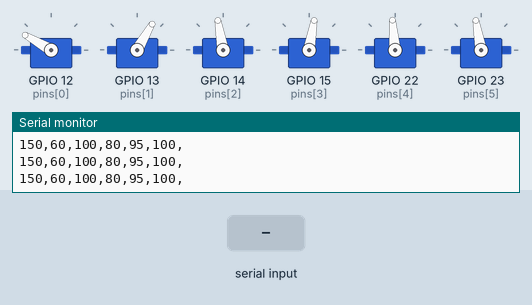
This sketch was run on a simulated ESP32. On the bench: 6 × servo, the last lines printed to the serial monitor. Inputs (shaded band) come from the test bench.

Above: at 3.8 s.
3.9 s: "90,45\n" received over Serial
At 5.0 s:
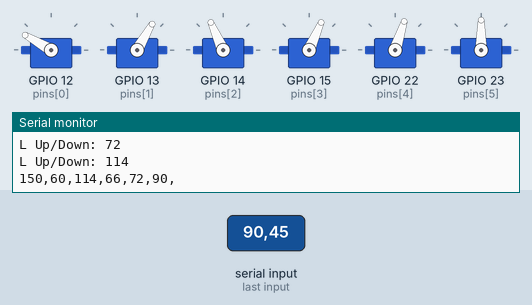
7.2 s: "30,150\n" received over Serial
At 10.1 s:
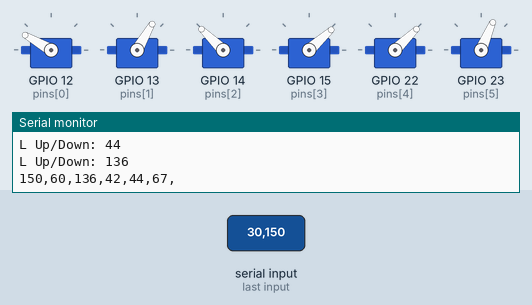
11.1 s: "5\n" received over Serial
At 13.1 s:
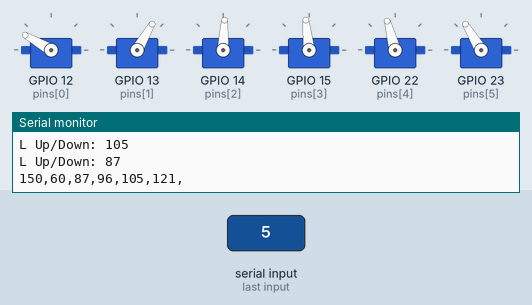
14.6 s: "200\n" received over Serial
At 17.8 s:
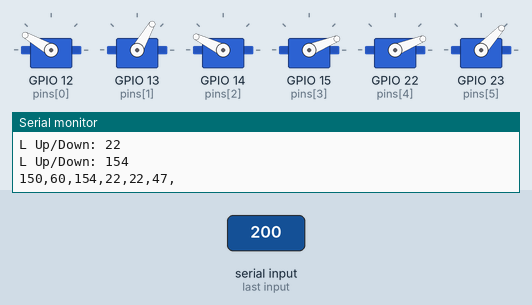
18.1 s: "90\n" received over Serial
At 20.7 s:
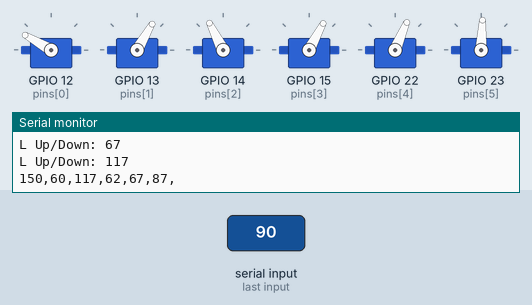
Timing chart, 0 to 21.7 s (numbered marks = the images above; inputs shaded):
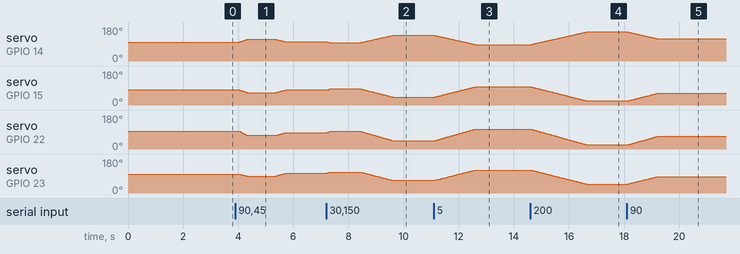

Measured:
- after the input at 3.9 s, servo on GPIO 14 (pins[2]): rises from 100° to 114° in 0.27 s, then falls to 101° in 1.4 s
- after the input at 7.2 s, servo on GPIO 15 (pins[3]): rises from 80° to 86° in 0.12 s, then falls to 42° in 2.2 s; servo on GPIO 22 (pins[4]): rises from 87° to 94° in 0.12 s, then falls to 44° in 2.2 s; servo on GPIO 23 (pins[5]): rises from 105° to 111° in 0.12 s, then falls to 67° in 2.2 s
- after the input at 11.1 s, servo on GPIO 14 (pins[2]): moves from 136° to 87° over 1.5 s, starting at once; servo on GPIO 15 (pins[3]): moves from 42° to 96° over 1.5 s, starting at once; servo on GPIO 22 (pins[4]): moves from 44° to 105° over 1.5 s, starting at once; servo on GPIO 23 (pins[5]): moves from 67° to 121° over 1.5 s, starting at once
- after the input at 14.6 s, servo on GPIO 14 (pins[2]): moves from 87° to 154° over 2.0 s, starting at once; servo on GPIO 15 (pins[3]): moves from 96° to 22° over 2.0 s, starting at once; servo on GPIO 22 (pins[4]): moves from 105° to 22° over 2.0 s, starting at once; servo on GPIO 23 (pins[5]): moves from 121° to 47° over 2.0 s, starting at once
- after the input at 18.1 s, servo on GPIO 14 (pins[2]): moves from 154° to 117° over 1.1 s, starting at once; servo on GPIO 15 (pins[3]): moves from 22° to 62° over 1.1 s, starting at once; servo on GPIO 22 (pins[4]): moves from 22° to 67° over 1.1 s, starting at once; servo on GPIO 23 (pins[5]): moves from 47° to 87° over 1.1 s, starting at once

The sketch:

servoControl.ino
```cpp
#include <ESP32Servo.h>
#include <analogWrite.h>
#include <ESP32PWM.h>

Servo upperEyelid1;
Servo lowerEyelid2;
Servo rightUD3;
Servo rightLR4;
Servo leftUD5;
Servo leftLR6;

// U Eyelid, L Eylid, Right up/down, Right left/right, Left up/down, Left left/right
Servo servos[6] = {upperEyelid1, lowerEyelid2, rightUD3, rightLR4, leftUD5, leftLR6};
int pins[6] = {12,13,14,15,22,23};

// Define initial positions for each servo
int startpos[6] = {150,60,100,80,95,100};
int currpos[6] = {150,60,100,80,95,100};

// Define bounds of movement
int minBound[6] = {110, 30, 85, 60, 110, 85}; // Down, right, or closed is LOW
int maxBound[6] = {150, 60, 120, 100, 65, 125}; // Up, left, or open is HIGH

void moveServo(int ind, int targetpos) {
  if (targetpos > currpos[ind]) {
    for (currpos[ind]; currpos[ind] < targetpos; currpos[ind]++){
      servos[ind].write(currpos[ind]);
      Serial.println(currpos[ind]);
      delay(15);
    }
  } else {
    for (currpos[ind]; currpos[ind] > targetpos; currpos[ind]--){
      servos[ind].write(currpos[ind]);
      delay(15);
    }
  }
}

void blink(int dt) {
    int uOpen = maxBound[0];
    int lOpen = maxBound[1];
    int uClosed = minBound[0];
    int lClosed = minBound[1];

    int uInt = uOpen-uClosed;
    int lInt = lOpen-lClosed;
    int numsteps = min(uInt, lInt);

    int uStart = uOpen;
    int lStart = lOpen;

    for (int i = 0; i<numsteps; i++) {
      currpos[0] = uStart-(i*uInt)/numsteps;
      servos[0].write(currpos[0]);
      Serial.println(currpos[0]);
      currpos[1] = lStart-(i*lInt)/numsteps;
      servos[1].write(currpos[1]);
      Serial.println(currpos[1]);
      delay(5);
    }

    delay(dt);
}

void moveEye(float xPercent, float yPercent) {
  int lLeft = maxBound[5];
  int lRight = minBound[5];
  int rLeft = maxBound[3];
  int rRight = minBound[3];

  int ltargetX = lLeft - int(xPercent*float(lLeft-lRight));
  int rtargetX = rLeft - int(xPercent*float(rLeft-rRight));

  int lUp = maxBound[4];
  int lDown = minBound[4];
  int rUp = maxBound[2];
  int rDown = minBound[2];

  int ltargetY = yPercent*(lUp-lDown)+lDown;
  int rtargetY = yPercent*(rUp-rDown)+rDown;


  int leftLRint = ltargetX-currpos[5];
  int rightLRint = rtargetX-currpos[3];
  int xnumsteps = min(abs(leftLRint), abs(rightLRint));
  int lLRstart = currpos[5];
  int rLRstart = currpos[3];

  int leftUDint = ltargetY-currpos[4];
  int rightUDint = rtargetY-currpos[2];
  int ynumsteps = min(abs(leftUDint), abs(rightUDint));
  int lUDstart = currpos[4];
  int rUDstart = currpos[2];

  Serial.print("LTarget Y: ");
  Serial.println(ltargetY);
  Serial.print("RTarget Y: ");
  Serial.println(rtargetY);

  int numsteps = min(xnumsteps, ynumsteps);

  for (int i = 0; i<numsteps; i++) {
    // Left Eye Left/Right
    currpos[5] = lLRstart+(i*leftLRint)/numsteps;
    servos[5].write(currpos[5]);
    Serial.print("L Left/Right: ");
    Serial.println(currpos[5]);
    // Right Eye Left/Right
    currpos[3] = rLRstart+(i*rightLRint)/numsteps;
    servos[3].write(currpos[3]);
    Serial.print("R Left/Right: ");
    Serial.println(currpos[3]);
    // Left Eye Up/Down
    currpos[4] = lUDstart+(i*leftUDint)/numsteps;
    servos[4].write(currpos[4]);
    Serial.print("L Up/Down: ");
    Serial.println(currpos[4]);
    // Right Eye Up/Down
    currpos[2] = rUDstart+(i*rightUDint)/numsteps;
    servos[2].write(currpos[2]);
    Serial.print("L Up/Down: ");
    Serial.println(currpos[2]);
    delay(30);
  }


}

void setup() {
  Serial.begin(115200);

  for (int i = 0; i<6; i++) {
    servos[i].setPeriodHertz(50);
    servos[i].attach(pins[i],500,2400);
    servos[i].write(startpos[i]);
  }

}

void loop() {
  for(int i = 0; i < 6; i++){
    Serial.print(currpos[i]);
    Serial.print(",");
  }
  Serial.print("\n");
  delay(1000);
  if (Serial.available()) {
    int temp = Serial.parseInt();
    if (temp != 0) {
      float targetpos = float(temp)/100;
      Serial.println(targetpos);
      moveEye(targetpos, targetpos);
    }
  }
//  delay(1000);
//  for (int i = 4; i<6; i++) {
//    Serial.println(i);
//    delay(1000);
//    moveServo(i, maxBound[i]);
//    delay(1000);
//  }
//  delay(1000);
//  blink(75);

}
```
